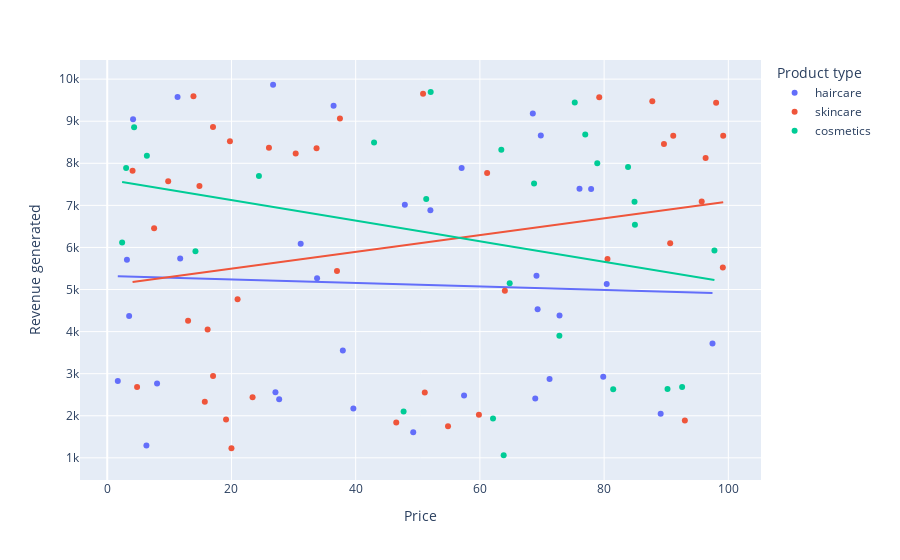

Notebook code cell kept with this figure:
### Markdown cell above
# **Sales and Revenue Analysis**

### Code cell
fig = px.scatter(df, x='Price', 
                 y='Revenue generated', 
                 color='Product type', 
                 trendline="ols")
fig.show()

### Figure 1 — Plotly figure (JSON) as saved in the notebook; plotly's stock layout.template omitted (floating-point values rounded to 4 significant figures)
{"data": [{"hovertemplate": "Product type=haircare     <br>Price=%{x}<br>Revenue generated=%{y}<extra></extra>", "legendgroup": "haircare     ", "marker": {"color": "#636efa", "symbol": "circle"}, "mode": "markers", "name": "haircare     ", "orientation": "v", "showlegend": true, "type": "scatter", "x": [69.81, 11.32, 1.7, 71.21, 36.44, 27.68, 4.156, 39.63, 97.45, 8.023, 11.74, 33.78, 27.08, 76.04, 26.7, 31.15, 79.86, 49.26, 52.03, 37.93, 47.91, 3.17, 69.11, 57.45, 6.307, 57.06, 72.82, 68.91, 89.1, 80.41, 69.29, 77.9, 3.526, 68.52], "xaxis": "x", "y": [8662.0, 9578.0, 2828.0, 2874.0, 9365.0, 2391.0, 9049.0, 2175.0, 3716.0, 2766.0, 5737.0, 5268.0, 2557.0, 7397.0, 9866.0, 6088.0, 2926.0, 1606.0, 6886.0, 3550.0, 7015.0, 5710.0, 5328.0, 2484.0, 1292.0, 7889.0, 4384.0, 2412.0, 2048.0, 5134.0, 4531.0, 7386.0, 4371.0, 9185.0], "yaxis": "y"}, {"hovertemplate": "<b>OLS trendline</b><br>Revenue generated = -4.1918 * Price + 5323.92<br>R<sup>2</sup>=0.002087<br><br>Product type=haircare     <br>Price=%{x}<br>Revenue generated=%{y} <b>(trend)</b><extra></extra>", "legendgroup": "haircare     ", "marker": {"color": "#636efa", "symbol": "circle"}, "mode": "lines", "name": "haircare     ", "showlegend": false, "type": "scatter", "x": [1.7, 3.17, 3.526, 4.156, 6.307, 8.023, 11.32, 11.74, 26.7, 27.08, 27.68, 31.15, 33.78, 36.44, 37.93, 39.63, 47.91, 49.26, 52.03, 57.06, 57.45, 68.52, 68.91, 69.11, 69.29, 69.81, 71.21, 72.82, 76.04, 77.9, 79.86, 80.41, 89.1, 97.45], "xaxis": "x", "y": [5317.0, 5311.0, 5309.0, 5307.0, 5297.0, 5290.0, 5276.0, 5275.0, 5212.0, 5210.0, 5208.0, 5193.0, 5182.0, 5171.0, 5165.0, 5158.0, 5123.0, 5117.0, 5106.0, 5085.0, 5083.0, 5037.0, 5035.0, 5034.0, 5033.0, 5031.0, 5025.0, 5019.0, 5005.0, 4997.0, 4989.0, 4987.0, 4950.0, 4915.0], "yaxis": "y"}, {"hovertemplate": "Product type=skincare     <br>Price=%{x}<br>Revenue generated=%{y}<extra></extra>", "legendgroup": "skincare     ", "marker": {"color": "#EF553B", "symbol": "circle"}, "mode": "markers", "name": "skincare     ", "orientation": "v", "showlegend": true, "type": "scatter", "x": [14.84, 61.16, 4.805, 4.078, 64.02, 15.71, 90.64, 16.16, 99.17, 36.99, 7.547, 51.12, 96.34, 50.85, 79.21, 37.47, 9.813, 23.4, 19.13, 80.54, 99.11, 46.53, 95.71, 98.03, 30.34, 20.99, 59.84, 17.03, 13.02, 89.63, 33.7, 26.03, 87.76, 54.87, 93.0, 91.13, 17.03, 20.0, 13.88, 19.75], "xaxis": "x", "y": [7461.0, 7767.0, 2687.0, 7823.0, 4971.0, 2331.0, 6100.0, 4053.0, 8654.0, 5442.0, 6454.0, 2553.0, 8128.0, 9655.0, 9572.0, 9062.0, 7573.0, 2438.0, 1912.0, 5725.0, 5521.0, 1840.0, 7089.0, 9436.0, 8232.0, 4767.0, 2021.0, 8864.0, 4257.0, 8459.0, 8355.0, 8368.0, 9474.0, 1752.0, 1889.0, 8652.0, 2943.0, 1230.0, 9593.0, 8526.0], "yaxis": "y"}, {"hovertemplate": "<b>OLS trendline</b><br>Revenue generated = 19.9126 * Price + 5099.65<br>R<sup>2</sup>=0.054398<br><br>Product type=skincare     <br>Price=%{x}<br>Revenue generated=%{y} <b>(trend)</b><extra></extra>", "legendgroup": "skincare     ", "marker": {"color": "#EF553B", "symbol": "circle"}, "mode": "lines", "name": "skincare     ", "showlegend": false, "type": "scatter", "x": [4.078, 4.805, 7.547, 9.813, 13.02, 13.88, 14.84, 15.71, 16.16, 17.03, 17.03, 19.13, 19.75, 20.0, 20.99, 23.4, 26.03, 30.34, 33.7, 36.99, 37.47, 46.53, 50.85, 51.12, 54.87, 59.84, 61.16, 64.02, 79.21, 80.54, 87.76, 89.63, 90.64, 91.13, 93.0, 95.71, 96.34, 98.03, 99.11, 99.17], "xaxis": "x", "y": [5181.0, 5195.0, 5250.0, 5295.0, 5359.0, 5376.0, 5395.0, 5412.0, 5421.0, 5439.0, 5439.0, 5481.0, 5493.0, 5498.0, 5518.0, 5566.0, 5618.0, 5704.0, 5771.0, 5836.0, 5846.0, 6026.0, 6112.0, 6118.0, 6192.0, 6291.0, 6318.0, 6374.0, 6677.0, 6703.0, 6847.0, 6884.0, 6904.0, 6914.0, 6951.0, 7006.0, 7018.0, 7052.0, 7073.0, 7074.0], "yaxis": "y"}, {"hovertemplate": "Product type=cosmetics    <br>Price=%{x}<br>Revenue generated=%{y}<extra></extra>", "legendgroup": "cosmetics    ", "marker": {"color": "#00cc96", "symbol": "circle"}, "mode": "markers", "name": "cosmetics    ", "orientation": "v", "showlegend": true, "type": "scatter", "x": [42.96, 68.72, 81.46, 84.89, 4.324, 92.56, 2.397, 63.45, 64.8, 84.96, 52.08, 51.36, 78.9, 14.2, 63.83, 72.8, 6.382, 90.2, 83.85, 76.96, 75.27, 97.76, 62.11, 47.71, 3.038, 24.42], "xaxis": "x", "y": [8496.0, 7517.0, 2629.0, 7087.0, 8858.0, 2686.0, 6117.0, 8319.0, 5150.0, 6541.0, 9692.0, 7152.0, 8002.0, 5911.0, 1062.0, 3900.0, 8180.0, 2633.0, 7911.0, 8685.0, 9445.0, 5925.0, 1935.0, 2100.0, 7888.0, 7698.0], "yaxis": "y"}, {"hovertemplate": "<b>OLS trendline</b><br>Revenue generated = -24.4531 * Price + 7615.01<br>R<sup>2</sup>=0.081280<br><br>Product type=cosmetics    <br>Price=%{x}<br>Revenue generated=%{y} <b>(trend)</b><extra></extra>", "legendgroup": "cosmetics    ", "marker": {"color": "#00cc96", "symbol": "circle"}, "mode": "lines", "name": "cosmetics    ", "showlegend": false, "type": "scatter", "x": [2.397, 3.038, 4.324, 6.382, 14.2, 24.42, 42.96, 47.71, 51.36, 52.08, 62.11, 63.45, 63.83, 64.8, 68.72, 72.8, 75.27, 76.96, 78.9, 81.46, 83.85, 84.89, 84.96, 90.2, 92.56, 97.76], "xaxis": "x", "y": [7556.0, 7541.0, 7509.0, 7459.0, 7268.0, 7018.0, 6565.0, 6448.0, 6359.0, 6342.0, 6096.0, 6064.0, 6054.0, 6031.0, 5935.0, 5835.0, 5774.0, 5733.0, 5686.0, 5623.0, 5565.0, 5539.0, 5538.0, 5409.0, 5352.0, 5224.0], "yaxis": "y"}], "layout": {"legend": {"title": {"text": "Product type"}, "tracegroupgap": 0}, "margin": {"t": 60}, "xaxis": {"anchor": "y", "domain": [0, 1], "title": {"text": "Price"}}, "yaxis": {"anchor": "x", "domain": [0, 1], "title": {"text": "Revenue generated"}}}}
